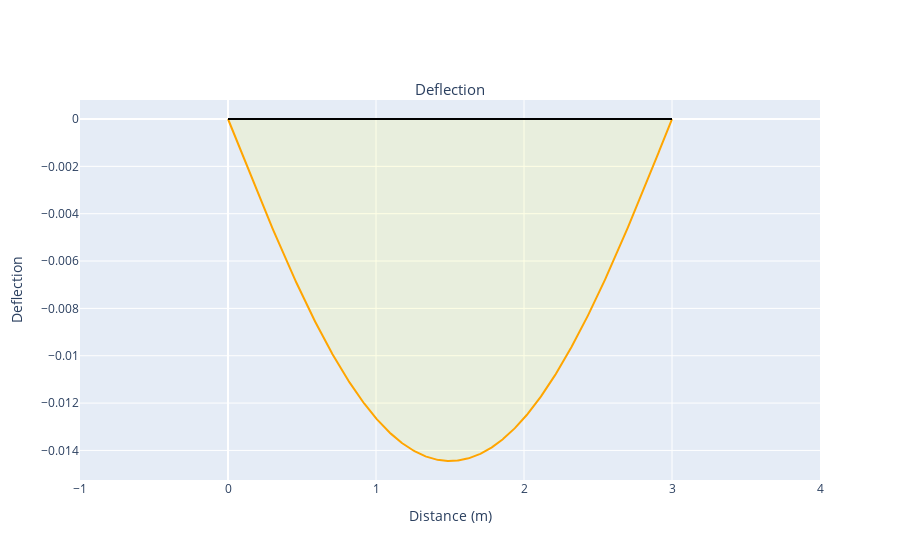

Notebook cell for this chart:
### Markdown cell above
**5.7 Plotting deflection**

### Code cell
#------------------ PRINTING -----------------------------
#Define the layout object
layout = go.Layout(
    title={
        'text': "Deflection",
        'y':0.85,
        'x':0.5,
        'xanchor': 'center',
        'yanchor': 'top'},
    titlefont=dict(size=15),
    yaxis = dict(
        title='Deflection'
    ),
    xaxis = dict(
        title='Distance (m)',       
        range=[-1, span+1]
    ),
    showlegend=False,        
)

#Define the shear force trace
line = go.Scatter(
    x = X,
    y = Deflection,
    mode='lines',
    name='Deflection',
    line_color='orange',
    fill='tonexty',
    fillcolor='rgba(255, 255, 0, 0.1)'
)

#Define a horizontal line to represent the structure
axis = go.Scatter(
    x = [0, span],
    y = [0,0],
    mode='lines',
    line_color='black'
)

#Generate and view the figure
fig = go.Figure(data=[line,axis], layout=layout)

py.offline.iplot(fig)

### Figure 1 — Plotly figure (JSON) as saved in the notebook; plotly's stock layout.template omitted (floating-point values rounded to 4 significant figures; data arrays with more than 128 entries replaced by an {"elided": "..."} marker saying what was removed)
{"data": [{"fill": "tonexty", "fillcolor": "rgba(255, 255, 0, 0.1)", "line": {"color": "orange"}, "mode": "lines", "name": "Deflection", "type": "scatter", "x": {"elided": "601 float values"}, "y": {"elided": "601 float values"}}, {"line": {"color": "black"}, "mode": "lines", "type": "scatter", "x": [0, 3], "y": [0, 0]}], "layout": {"showlegend": false, "title": {"font": {"size": 15}, "text": "Deflection", "x": 0.5, "xanchor": "center", "y": 0.85, "yanchor": "top"}, "xaxis": {"range": [-1, 4], "title": {"text": "Distance (m)"}}, "yaxis": {"title": {"text": "Deflection"}}}}
